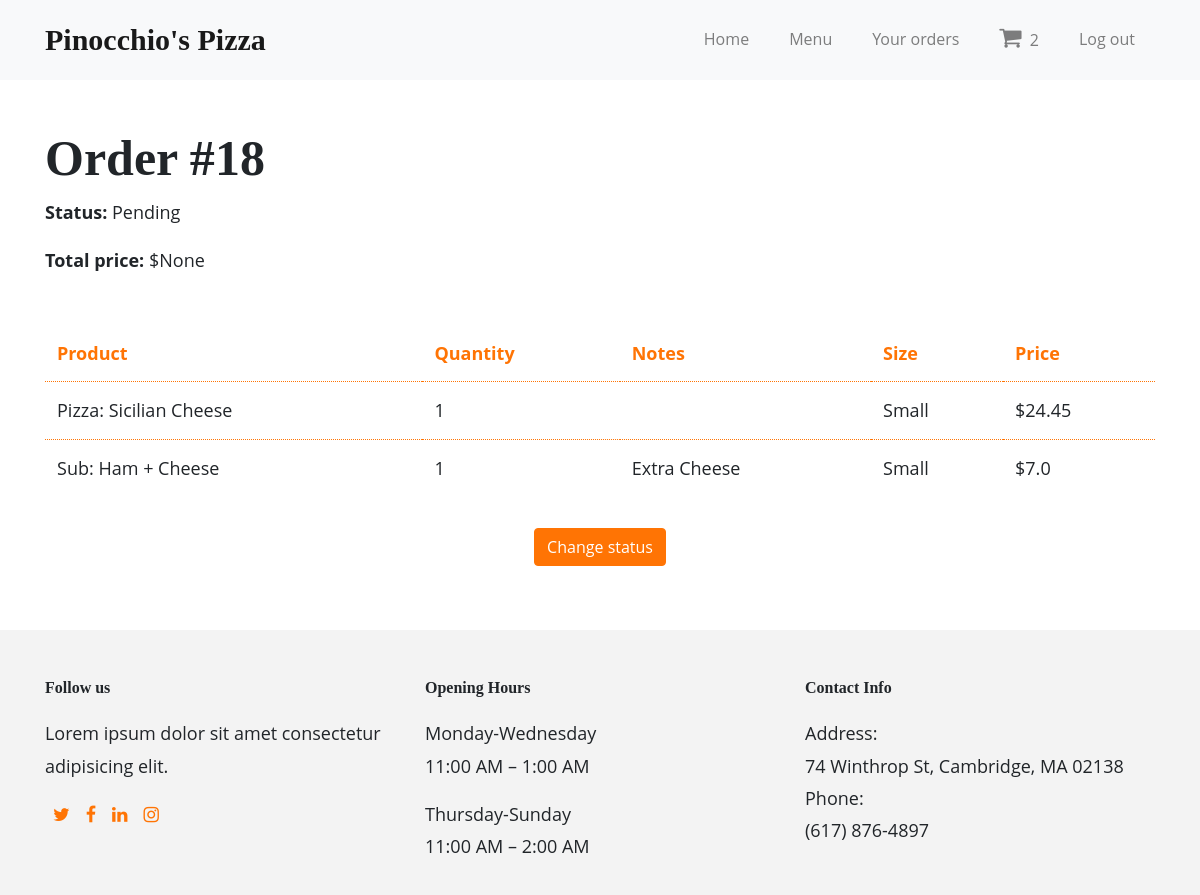
The page /order/18 (signed in) on the database as committed earlier.
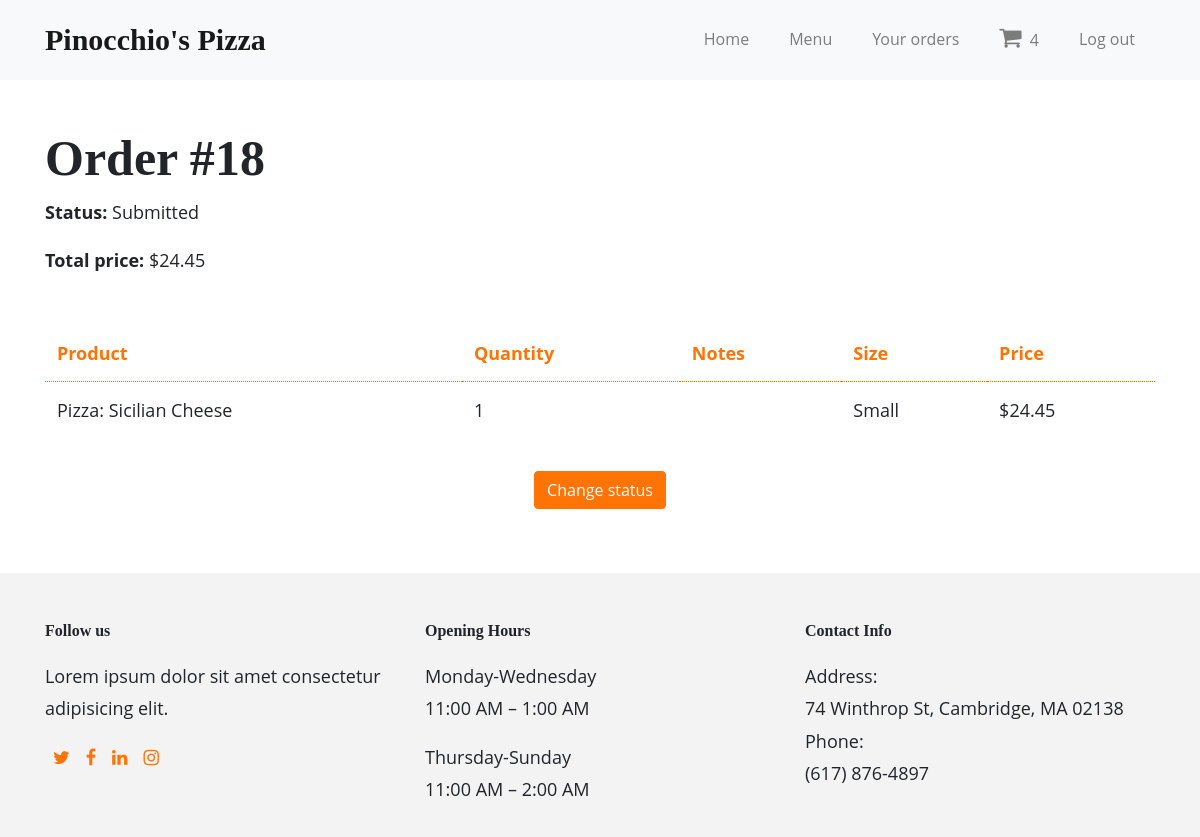
The same page on the database as committed later.
### orders/models.py (models this page shows, shortened)
class Order(models.Model):
    created_by = models.ForeignKey(User, on_delete=models.SET_NULL, null=True, blank=True)
    time = models.DateTimeField(auto_now=True)
    status_choices = [
        ('p', 'Pending'),
        ('s', 'Submitted'),
        ('pr', 'Processing'),
        ('c', 'Completed'),
    ]
    status = models.CharField(choices=status_choices, max_length=2, blank=False, default='p')
    total_price = models.FloatField(null=True)
    class Meta:
        permissions = (("can_change_status", "Change order status"),)

class Item(models.Model):
    item = models.CharField(max_length=64, null=False)
    size_choices = [
        ("", "Please choose size"),
        ('S', 'Small'),
        ('L', 'Large'),
    ]
    size = models.CharField(choices=size_choices, max_length=1, blank=True, default='S')
    quantity_choices = [(i, i) for i in range (1, 11)]
    quantity = models.IntegerField(choices=quantity_choices, default=1)
    topping = models.ManyToManyField(Toppings, blank=True)
    def display_topping(self):
        return ', '.join(topping.topping for topping in self.topping.all()[:5])
    display_topping.short_description = 'Topping'
    subx = models.ManyToManyField(SubsType, blank=True,
        limit_choices_to=Q(subs_extra=True) | Q(steak_subs_extra=True))
    def display_subx(self):
        return ', '.join(subx.name for subx in self.subx.all()[:4])
    display_subx.short_description = 'Sub Extra'
    price = models.FloatField()
    status_choices = [
        ('p', 'Pending'),
        ('s', 'Submitted'),
        ('pr', 'Processing'),
        ('c', 'Completed'),
    ]
    status = models.CharField(choices=status_choices, max_length=2, blank=True, default='p')
    order_id = models.ForeignKey(Order, on_delete=models.SET_NULL, null=True, blank=True)
    created_by = models.ForeignKey(User, on_delete=models.SET_NULL, null=True, blank=True)

class SubsType(models.Model):
    name = models.CharField(max_length=64)
    subs_extra = models.BooleanField(default=False) # Extra toppings for subs
    steak_subs_extra = models.BooleanField(default=False) # limited to Steak subs

### orders/views.py (the view)
# urls.py: path('order/<int:pk>', views.OrderDetailView.as_view(), name="order-detail"),
class OrderDetailView(generic.DetailView):
    model = Order
    def get_context_data(self, **kwargs):
        cart_num = len(Item.objects.filter(created_by=self.request.user).filter(status__exact='p'))
        context = super(OrderDetailView, self).get_context_data(**kwargs)
        context['cart_num'] = cart_num
        return context

### orders/templates/orders/order_detail.html (shortened to what this page needs)
{% extends "base_generic.html" %}
{% block main %}
<div class="container">
    <div class="my-5 single-order-heading">
        <h2>Order #{{ order.id }}</h2>
        <p><b>Status: </b>{{ order.get_status_display }}</p>
        <p><b>Total price: </b>${{ order.total_price }}</p>
    </div>
    <table class="table">
        <thead>
            <tr>
                <th scope="col">Product</th>
                <th scope="col">Quantity</th>
                <th scope="col">Notes</th>
                <th scope="col">Size</th>
                <th scope="col">Price</th>
            </tr>
        </thead>
        <tbody>
            {% for item in order.item_set.all %}
            <tr>
                <td>{{ item.item }}</td>
                <td>{{ item.quantity }}</td>
                {% if item.display_topping %}
                <td>{{ item.display_topping }}</td>
                {% elif item.display_subx %}
                <td>{{ item.display_subx}}</td>
                {% else %}
                <td></td>
                {% endif %}
                {% if item.get_size_display == 'Please choose size' %}
                <td></td>
                {% else %}
                <td>{{ item.get_size_display }}</td>
                {% endif %}
                <td>$<span class="item-price">{{ item.price }}</span></td>
            </tr>
            {% endfor %}
        </tbody>
    </table>
    {% if perms.orders.can_change_status %}
        <div class="text-center py-3">
            <a href="{% url 'change-order-status' order.pk %}">
                <button class="btn btn-primary" type="submit">Change status</button>
            </a>
        </div>
    {% endif %}
</div>
{% endblock %}

Rows that differ between the two databases and show on the page:
removed Item: item "Sub: Ham + Cheese", quantity "1", display_subx "Extra Cheese", size "Small", price "7.0"
changed Order id 18: status "Pending" → "Submitted"; total_price "None" → "24.45"
Other text that changed with them:
{{ cart_num }}: "2" → "4"
